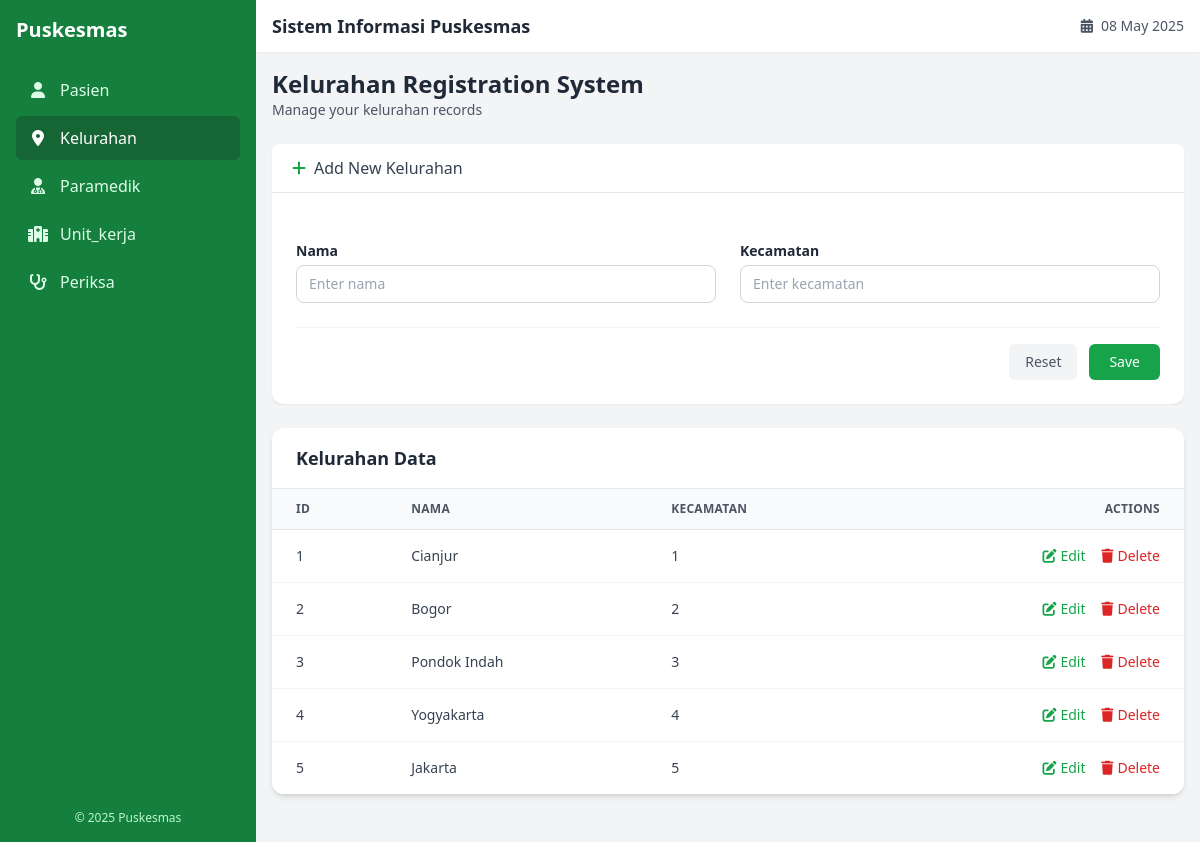
/app.php?table=kelurahan, run on the app's committed database.
### tables this page shows
CREATE TABLE `kelurahan` (
  `id` int(11) NOT NULL,
  `nama` varchar(45) DEFAULT NULL,
  `kec_id` int(11) DEFAULT NULL
);

### config.php (called while the page is built, shortened)
<?php
$dsn = "mysql:host=localhost;dbname=dbtugaspuskesmas;charset=utf8mb4";
$options = [
    PDO::ATTR_ERRMODE => PDO::ERRMODE_EXCEPTION,
    PDO::ATTR_DEFAULT_FETCH_MODE => PDO::FETCH_ASSOC,
    PDO::ATTR_EMULATE_PREPARES => false,
];
try {
    $dbh = new PDO($dsn, 'root', '', $options);
} catch (PDOException $e) {
    die("Connection failed: " . $e->getMessage());
}
function fetchAll($dbh, $table, $conditions = '') {
    $sql = "SELECT * FROM $table" . ($conditions ? " WHERE $conditions" : "");
    $stmt = $dbh->prepare($sql);
    $stmt->execute();
    return $stmt->fetchAll();
}
$currentTable = $_GET['table'] ?? 'pasien';
try {
    $tableStructure = $dbh->query("DESCRIBE $currentTable")->fetchAll();
} catch (PDOException $e) {
    die("Error fetching table structure: " . $e->getMessage());
}
?>

### app.php (the view, shortened to what this page needs)
<?php
require "config.php";
$currentTable = $_GET['table'] ?? 'pasien';
$editId = $_GET['edit'] ?? null;
$editData = $editId ? fetchById($dbh, $currentTable, $editId) : null;
$tableData = fetchAll($dbh, $currentTable);
$tableStructure = $dbh->query("DESCRIBE $currentTable")->fetchAll();
$relationships = [
    'pasien' => ['kelurahan_id' => ['table' => 'kelurahan', 'display' => 'nama']],
    'paramedik' => ['unit_kerja_id' => ['table' => 'unit_kerja', 'display' => 'nama']],
    'periksa' => [
        'pasien_id' => ['table' => 'pasien', 'display' => 'nama'],
        'dokter_id' => ['table' => 'paramedik', 'display' => 'nama', 'condition' => "kategori='dokter'"]
    ]
];
function getTableIcon($table)
{
    $icons = [
        'pasien' => 'fa-user',
        'kelurahan' => 'fa-map-marker-alt',
        'paramedik' => 'fa-user-md',
        'unit_kerja' => 'fa-hospital',
        'periksa' => 'fa-stethoscope'
    ];
    return $icons[$table] ?? 'fa-table';
}
function getFieldLabel($field)
{
    $labels = [
        'id' => 'ID', 'nama' => 'Nama', 'tmp_lahir' => 'Tempat Lahir', 'tgl_lahir' => 'Tanggal Lahir',
        'gender' => 'Jenis Kelamin', 'email' => 'Email', 'alamat' => 'Alamat', 'kelurahan_id' => 'Kelurahan',
        'kategori' => 'Kategori', 'telpon' => 'Telepon', 'unit_kerja_id' => 'Unit Kerja', 'tanggal' => 'Tanggal Periksa',
        'berat' => 'Berat (kg)', 'tinggi' => 'Tinggi (cm)', 'tensi' => 'Tensi', 'keterangan' => 'Keterangan',
        'pasien_id' => 'Pasien', 'dokter_id' => 'Dokter', 'kec_id' => 'Kecamatan'
    ];
    return $labels[$field] ?? ucfirst($field);
}
?>
<!DOCTYPE html>
<html lang="en">
<head>
    <script src="https://cdn.tailwindcss.com"></script>
    <link rel="stylesheet" href="https://cdnjs.cloudflare.com/ajax/libs/font-awesome/6.1.1/css/all.min.css">
</head>
<body class="bg-gray-100 font-sans">
<div class="flex h-screen overflow-hidden">
    <aside id="sidebar"
           class="bg-green-700 text-white w-64 flex-shrink-0 transition-all duration-300 ease-in-out transform -translate-x-full md:translate-x-0 fixed md:static h-full z-40">
        <div class="p-4">
            <div class="flex justify-between items-center mb-6">
                <h1 class="text-xl font-semibold">Puskesmas</h1>
            </div>
            <nav class="space-y-1">
                <?php
                $tables = ['pasien', 'kelurahan', 'paramedik', 'unit_kerja', 'periksa'];
                foreach ($tables as $table): ?>
                    <a href="app.php?table=<?= $table ?>"
                       class="flex items-center px-3 py-2.5 rounded-md transition-colors <?= $currentTable === $table ? 'bg-green-800 text-white' : 'text-green-100 hover:bg-green-800 hover:text-white' ?>">
                        <i class="fas <?= getTableIcon($table) ?> w-5 mr-3 text-center"></i>
                        <span><?= ucfirst($table) ?></span>
                    </a>
                <?php endforeach; ?>
            </nav>
            <div class="absolute bottom-4 left-0 right-0 px-4 text-center text-xs text-green-200">
                &copy; 2025 Puskesmas
            </div>
        </div>
    </aside>
    <div class="flex-1 flex flex-col overflow-hidden">
        <header class="bg-white shadow-sm z-30">
            <div class="flex items-center justify-between px-4 py-3">
                <div class="flex items-center">
                    <h1 class="text-lg font-semibold text-gray-800">Sistem Informasi Puskesmas</h1>
                </div>
                <div class="text-sm text-gray-600">
                    <div class="flex items-center">
                        <i class="fas fa-calendar-alt mr-2"></i>
                        <span id="current-date"><?= date('d M Y') ?></span>
                    </div>
                </div>
            </div>
        </header>
        <main class="flex-1 overflow-y-auto p-4">
            <div class="container mx-auto max-w-6xl">
                <div class="mb-6">
                    <h2 class="text-2xl font-semibold text-gray-800"><?= ucfirst($currentTable) ?> Registration System </h2>
                    <p class="text-gray-600 text-sm">Manage your <?= $currentTable ?> records</p>
                </div>
                <div class="bg-white rounded-lg shadow-sm mb-6 overflow-hidden">
                    <div class="border-b border-gray-200 px-5 py-3 flex items-center">
                        <i class="fas <?= $editId ? 'fa-edit' : 'fa-plus' ?> mr-2 text-green-600"></i>
                        <h3 class="font-medium text-gray-700"><?= $editId ? 'Edit' : 'Add New' ?> <?= ucfirst($currentTable) ?></h3>
                    </div>
                    <div class="p-6 bg-white rounded-xl shadow-md">
                        <form method="POST" action="app.php" class="space-y-6">
                            <div class="grid grid-cols-1 md:grid-cols-2 gap-6">
                                <?php foreach ($tableStructure as $column): ?>
                                    <?php
                                    $field = $column['Field'];
                                    if ($field === 'id' && !$editId) continue;
                                    $value = $editData[$field] ?? '';
                                    $isRequired = $column['Null'] === 'NO' && $column['Extra'] !== 'auto_increment';
                                    $fieldType = str_contains($column['Type'], 'date') ? 'date' : 'text';
                                    $enumValues = [];
                                    $label = getFieldLabel($field);
                                    ?>
                                    <div>
                                        <label for="<?= $field ?>"
                                               class="block text-sm font-semibold text-gray-800 mb-1">
                                            <?= $label ?> <?= $isRequired ? '<span class="text-red-500">*</span>' : '' ?>
                                        </label>
                                        <?php if (!empty($enumValues)): ?>
                                            <select id="<?= $field ?>" name="<?= $field ?>"
                                                    class="w-full rounded-lg border border-gray-300 px-3 py-2 text-sm focus:outline-none focus:ring-2 focus:ring-green-500"
                                                <?= $isRequired ? 'required' : '' ?>>
                                                <option value="">-- Select <?= $label ?> --</option>
                                                <?php foreach ($enumValues as $enumValue): ?>
                                                    <option value="<?= $enumValue ?>" <?= $value === $enumValue ? 'selected' : '' ?>>
                                                        <?= ucfirst($enumValue) ?>
                                                    </option>
                                                <?php endforeach; ?>
                                            </select>
                                        <?php elseif (in_array($field, ['alamat', 'keterangan'])): ?>
                                            <textarea id="<?= $field ?>" name="<?= $field ?>" rows="3"
                                                      class="w-full rounded-lg border border-gray-300 px-3 py-2 text-sm focus:outline-none focus:ring-2 focus:ring-green-500"
                            <?= $isRequired ? 'required' : '' ?>><?= htmlspecialchars($value) ?></textarea>
                                        <?php else: ?>
                                            <input type="<?= $fieldType ?>" id="<?= $field ?>" name="<?= $field ?>"
                                                   value="<?= htmlspecialchars($value) ?>"
                                                   placeholder="Enter <?= strtolower($label) ?>"
                                                   class="w-full rounded-lg border border-gray-300 px-3 py-2 text-sm focus:outline-none focus:ring-2 focus:ring-green-500"
                                                <?= $isRequired ? 'required' : '' ?>>
                                        <?php endif; ?>
                                    </div>
                                <?php endforeach; ?>
                            </div>
                            <div class="flex justify-end gap-3 pt-4 border-t border-gray-100">
                                <button type="reset"
                                        class="px-4 py-2 text-sm font-medium text-gray-600 bg-gray-100 rounded-md hover:bg-gray-200 focus:outline-none focus:ring-2 focus:ring-offset-1 focus:ring-gray-400">
                                    Reset
                                </button>
                                <button type="submit"
                                        class="px-5 py-2 text-sm font-medium text-white bg-green-600 rounded-md hover:bg-green-700 focus:outline-none focus:ring-2 focus:ring-offset-1 focus:ring-green-500">
                                    <?= $editId ? 'Update' : 'Save' ?>
                                </button>
                            </div>
                        </form>
                    </div>
                </div>
                <div class="bg-white rounded-xl shadow-md overflow-hidden mb-8">
                    <div class="border-b border-gray-200 px-6 py-4">
                        <h2 class="text-lg font-semibold text-gray-800"><?= ucfirst($currentTable) ?> Data</h2>
                    </div>
                    <div class="overflow-x-auto">
                        <table class="min-w-full divide-y divide-gray-200">
                            <thead class="bg-gray-50 text-gray-600 text-xs font-semibold uppercase tracking-wide">
                            <tr>
                                <?php foreach ($tableStructure as $column): ?>
                                    <th class="px-6 py-3 text-left"><?= getFieldLabel($column['Field']) ?></th>
                                <?php endforeach; ?>
                                <th class="px-6 py-3 text-right">Actions</th>
                            </tr>
                            </thead>
                            <tbody class="bg-white divide-y divide-gray-100 text-sm text-gray-700">
                            <?php if (empty($tableData)): ?>
                                <tr>
                                    <td colspan="<?= count($tableStructure) + 1 ?>"
                                        class="px-6 py-5 text-center text-gray-500">
                                        No data available.
                                    </td>
                                </tr>
                            <?php else: ?>
                                <?php foreach ($tableData as $row): ?>
                                    <tr class="hover:bg-gray-50">
                                        <?php foreach ($tableStructure as $column): ?>
                                            <td class="px-6 py-4 whitespace-nowrap">
                                                <?= isset($relationships[$currentTable][$column['Field']]) && !empty($row[$column['Field']])
                                                    ? htmlspecialchars(getRelatedDisplayValue($dbh, $currentTable, $column['Field'], $row[$column['Field']]))
                                                    : ($column['Field'] === 'gender'
                                                        ? ($row[$column['Field']] === 'L' ? 'Laki-laki' : 'Perempuan')
                                                        : htmlspecialchars($row[$column['Field']] ?? 'N/A')) ?>
                                            </td>
                                        <?php endforeach; ?>
                                        <td class="px-6 py-4 whitespace-nowrap text-right">
                                            <a href="app.php?table=<?= $currentTable ?>&edit=<?= $row['id'] ?>"
                                               class="inline-flex items-center text-green-600 hover:text-green-800 transition">
                                                <i class="fas fa-edit mr-1"></i> Edit
                                            </a>
                                            <form method="POST" action="app.php" class="inline">
                                                <button type="submit"
                                                        onclick="return confirm('Are you sure you want to delete this record?');"
                                                        class="ml-3 inline-flex items-center text-red-600 hover:text-red-800 transition">
                                                    <i class="fas fa-trash mr-1"></i> Delete
                                                </button>
                                            </form>
                                        </td>
                                    </tr>
                                <?php endforeach; ?>
                            <?php endif; ?>
                            </tbody>
                        </table>
                    </div>
                </div>
            </div>
        </main>
    </div>
</div>
</body>
</html>

### data on the page
kelurahan: Field "1", Field "Cianjur"
kelurahan: Field "2", Field "Bogor"
kelurahan: Field "3", Field "Pondok Indah"
kelurahan: Field "4", Field "Yogyakarta"
kelurahan: Field "5", Field "Jakarta"

### other printed values
$table "Pasien"
$table "Kelurahan"
$table "Paramedik"
$table "Unit_kerja"
$table "Periksa"
$currentTable "Kelurahan"
$currentTable "kelurahan"
$label "Nama"
$label "Kecamatan"
getFieldLabel($column['Field']) "ID"
getFieldLabel($column['Field']) "NAMA"
getFieldLabel($column['Field']) "KECAMATAN"
